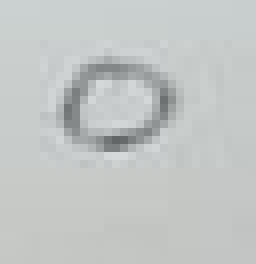
#> input picture l2/dataset/my_2/0_1.png, 32 x 33 px, found by its file name (shown 8 times larger)
$ python io_utils.py   (older library calls are emulated)
#> lines starting #> are read from the running program, lines starting #| are printed output that depends on the picture
import os
import math
import numpy as np
import matplotlib.pyplot as plt
from PIL import Image, ImageEnhance


# [47 lines left out: functions get_int, get_data_from_idx_labels_file, get_data_from_idx_images_file, get_mnist_data, not called in this run]

def extract_data_from_photo(img_path: str, preprocess: bool):
    ############################ read pixels ##################################
#> called with img_path = '../dataset/my_1/0_1.png', preprocess = True
    im = Image.open(img_path, 'r')
#> im is the input picture: PIL image 32x33 RGBA; mean R, G, B, A 194.6, 198.2, 197.2, 255
    im = ImageEnhance.Contrast(im).enhance(10)
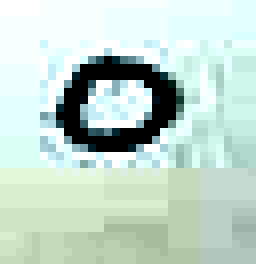
#> im: PIL image 32x33 RGBA (shown 8 times larger); mean R, G, B, A 193.2, 214.6, 204.6, 255
    ########################## default preprocess #############################
    if not preprocess:
        im = im.resize((28, 28))
        pixels = [[1 for _ in range(28)] for _ in range(28)]
        i = 0
        for pixel in im.getdata():
            # convert to grayscale
            p = 0.299 * pixel[0] + 0.587 * pixel[1] + 0.114 * pixel[2]
            # normalize
            p = p/255.0
            # enhance
            p = 0 if p < 0.1 else 1
            # negate
            p = 1 - p
            # save
            pixels[int(i/28)][int(i%28)] = p
            i += 1
        return pixels
    ########################## advanced preprocess ############################
    w, h = im.size
#> w = 32; h = 33
    pixels = [[1 for _ in range(w)] for _ in range(h)]
    i = 0
    for pixel in im.getdata():
        # convert to grayscale
        p = 0.299 * pixel[0] + 0.587 * pixel[1] + 0.114 * pixel[2]
        # normalize
        p = p/255.0
        # enhance black white difference
        p = 0 if p < 0.1 else 1
        # save
        pixels[int(i/w)][int(i%w)] = p
        i += 1
#> this loop made 1056 passes
#> pixel on passes 1 to 3: (255, 255, 255, 255), (255, 255, 255, 255), (255, 255, 255, 255)
#> after the loop, i = 1056; pixels = 33 items
    ########################### find bounding box #############################
    # top border
    try:
        for row_index_top, row in enumerate(pixels):
            for pixel in row:
                if pixel < 0.1:
                    raise ValueError('Found bounding box')
#> this loop made 8 passes
    except ValueError: pass
    # bottom border
    try:
        for row_index_bottom, row in enumerate(pixels[::-1]):
            for pixel in row:
                if pixel < 0.1:
                    raise ValueError('Found bounding box')
    except ValueError: pass
    # left border
    try:
        for col_index_left in range(len(pixels[0])):
            for i in range(len(pixels)):
                if pixels[i][col_index_left] < 0.1:
                    raise ValueError('Found bounding box')
    except ValueError: pass
    # right border
    try:
        for col_index_right in range(len(pixels[0])-1, 0, -1):
            for i in range(len(pixels)):
                if pixels[i][col_index_right] < 0.1:
                    raise ValueError('Found bounding box')
    except ValueError: pass
    if col_index_left < col_index_right:
        if row_index_top < len(pixels) - row_index_bottom:
            pixels = [[p for p in row[col_index_left:col_index_right]] for row in pixels[row_index_top:len(pixels)-row_index_bottom]]
    ########################## convert to (20 x 20) ###########################
    w = len(pixels[0])
    h = len(pixels)
    im = Image.new('L', (w, h))
    im.putdata(sum(pixels, []))
    scaled_pixels = []
    scale = max(w, h) / 20
    w = math.ceil(w/scale)
    h = math.ceil(h/scale)
    im = im.resize((w, h), Image.ANTIALIAS)
    w, h = im.size
    scaled_pixels = im.getdata()
    ################################# negate ##################################
    enhanced_pixels = []
    for p in scaled_pixels:
        p = 1 - p
        enhanced_pixels.append(p)
    ########################### fill to (28 x 28) #############################
    empty_pixels = [[0.0 for _ in range(28)] for _ in range(28)]
    i = 0
    while i < h:
        j = 0
        while j < w:
            p = enhanced_pixels[w*i+j]
            empty_pixels[int((28-h)/2) + i][int((28-w)/2) + j] = p
            j += 1
        i += 1

    return empty_pixels

# [16 lines left out: function get_photos_data, not called in this run]


if __name__ == '__main__':
    data = extract_data_from_photo('../dataset/my_1/0_1.png', True)
#> data = 28 items
    plt.imshow(data)
    plt.show()
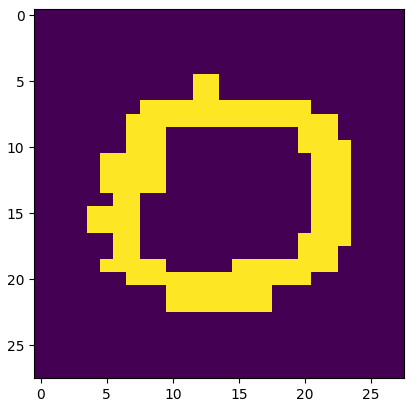
#> figure drawn by matplotlib, 1 panel
    plt.clf()
    plt.close()
